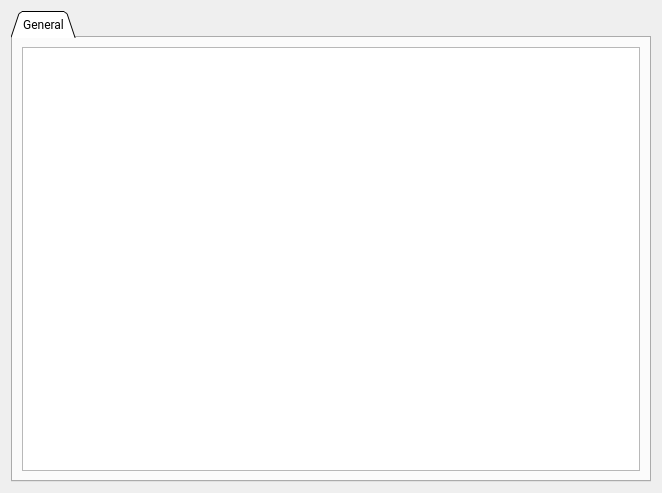
<?xml version="1.0" encoding="UTF-8"?>
<ui version="4.0">
 <class>PageAppPas</class>
 <widget class="QWidget" name="PageAppPas">
  <property name="geometry">
   <rect>
    <x>0</x>
    <y>0</y>
    <width>662</width>
    <height>493</height>
   </rect>
  </property>
  <property name="font">
   <font>
    <family>Roboto</family>
   </font>
  </property>
  <property name="windowTitle">
   <string>Form</string>
  </property>
  <layout class="QVBoxLayout" name="verticalLayout">
   <item>
    <widget class="QTabWidget" name="tabWidget">
     <property name="tabShape">
      <enum>QTabWidget::Triangular</enum>
     </property>
     <property name="currentIndex">
      <number>0</number>
     </property>
     <widget class="QWidget" name="tab">
      <attribute name="title">
       <string>General</string>
      </attribute>
      <layout class="QVBoxLayout" name="verticalLayout_2">
       <item>
        <widget class="ParamTable" name="generalTab"/>
       </item>
      </layout>
     </widget>
    </widget>
   </item>
  </layout>
 </widget>
 <customwidgets>
  <customwidget>
   <class>ParamTable</class>
   <extends>QTableWidget</extends>
   <header>widgets/paramtable.h</header>
  </customwidget>
 </customwidgets>
 <resources/>
 <connections/>
</ui>
